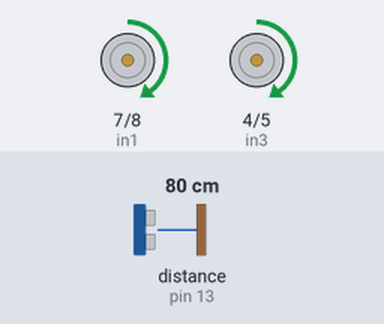
A sketch run on a simulated Arduino Uno, built with avr-gcc and run on an emulated ATmega328P. Parts: motor-driver pin pairs drawn as motors (green arrow = first pin HIGH = forward, orange = second pin HIGH = backward, longer = more drive, scaled by the enable pin). The inputs (shaded band) are chosen by the test bench; at power-on: distance to the obstacle (sensor on pin 13) 80 cm. The echo pulse lasts 58.3 µs per cm.

Above: at 2.2 s.
2.3 s: distance to the obstacle (sensor on pin 13) set to 56 cm
3.8 s: distance to the obstacle (sensor on pin 13) set to 45 cm
At 5.0 s:
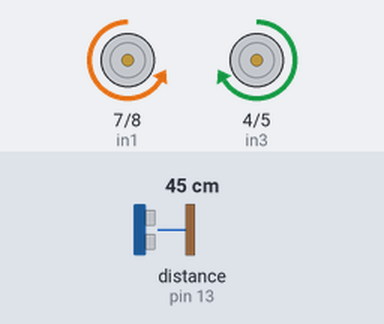
5.3 s: distance to the obstacle (sensor on pin 13) set to 60 cm
At 6.6 s:
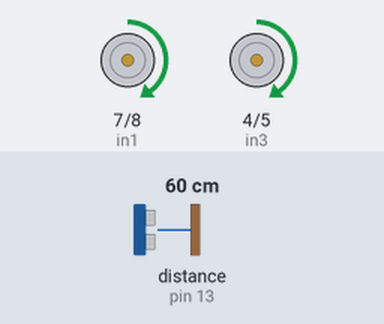
6.9 s: distance to the obstacle (sensor on pin 13) set to 2 cm
At 7.2 s:
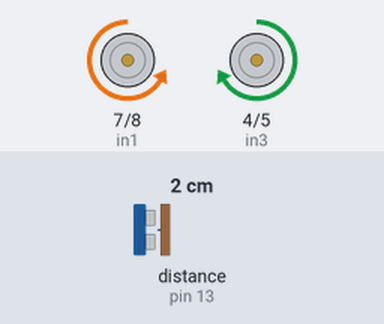
Timing chart, 0 to 9.4 s (numbered marks = the images above; inputs shaded):
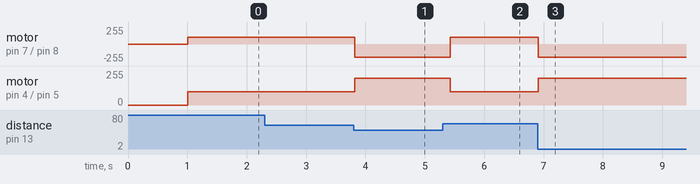

Measured:
- the behaviour switches between 51 and 50 cm on distance to the obstacle (sensor on pin 13) (found by bisection; images 0 and 1)
- after the input at 2.3 s, every drawn part: stays the same
- after the input at 3.8 s, motor on pin 7 (in1) / pin 8 (in2): forward 100/255 → backward 200/255 at once; motor on pin 4 (in3) / pin 5 (in4): forward 100/255 → forward 200/255 at once
- after the input at 5.3 s, motor on pin 7 (in1) / pin 8 (in2): backward 200/255 → forward 100/255 after 0.13 s; motor on pin 4 (in3) / pin 5 (in4): forward 200/255 → forward 100/255 after 0.13 s
- after the input at 6.9 s, motor on pin 7 (in1) / pin 8 (in2): forward 100/255 → backward 200/255 at once; motor on pin 4 (in3) / pin 5 (in4): forward 100/255 → forward 200/255 at once

The sketch:

3.0.ino
```cpp
// Motor A connections
int enA = 9;
int in1 = 7;
int in2 = 8;
// Motor B connections
int enB = 3;
int in3 = 4;
int in4 = 5;

int fast = 200;
int slow = 100;

unsigned long previous_time = 0;  // store previous timestamp
unsigned long current_time = 0;   // store current timestamp
unsigned long time_elapsed = 0;

//ultrasound sensor
// include newping library
#include "NewPing.h"
// define trigger and echo pins
#define TRIG_PIN 12
#define ECHO_PIN 13
// max distance to ping for (cm)
#define MAX_DISTANCE 50
int distance = 0;
// set up newping object
NewPing sonar(TRIG_PIN, ECHO_PIN, MAX_DISTANCE);
bool detected = 0;

void setup() {
	// Set all the motor control pins to outputs
	pinMode(enA, OUTPUT);
	pinMode(enB, OUTPUT);
	pinMode(in1, OUTPUT);
	pinMode(in2, OUTPUT);
	pinMode(in3, OUTPUT);
	pinMode(in4, OUTPUT);

	// Turn off motors - Initial state
	digitalWrite(in1, LOW);
	digitalWrite(in2, LOW);
	digitalWrite(in3, LOW);
	digitalWrite(in4, LOW);

  // for debugging
  Serial.begin(9600);
  // Serial.println("test"); to print data

  previous_time = millis();
  delay(1000);

}//setup

void forward() {
  //Motor speed
  analogWrite(enA, fast);
  analogWrite(enB, fast);
  //eng 1
  digitalWrite(in1, LOW);
  digitalWrite(in2, HIGH);
  //eng 2
  digitalWrite(in3, HIGH);
  digitalWrite(in4, LOW);
}//forward

void back() {
  //Motor speed
  analogWrite(enA, slow);
  analogWrite(enB, slow);
  //eng 1
  digitalWrite(in1, HIGH);
  digitalWrite(in2, LOW);
  //eng 2
  digitalWrite(in3, LOW);
  digitalWrite(in4, HIGH);
}//back

void right() {
  //Motor speed
  analogWrite(enA, slow);
  analogWrite(enB, slow);
  //eng 1
  digitalWrite(in1, LOW);
  digitalWrite(in2, HIGH);
  //eng 2
  digitalWrite(in3, LOW);
  digitalWrite(in4, HIGH);
}//right

void left() {
  //Motor speed
  analogWrite(enA, slow);
  analogWrite(enB, slow);
  //eng 1
  digitalWrite(in1, HIGH);
  digitalWrite(in2, LOW);
  //eng 2
  digitalWrite(in3, HIGH);
  digitalWrite(in4, LOW);
}//forward

void stop() {
  //Motor speed
  analogWrite(enA, slow);
  analogWrite(enB, slow);
  //eng 1
  digitalWrite(in1, LOW);
  digitalWrite(in2, LOW);
  //eng 2
  digitalWrite(in3, LOW);
  digitalWrite(in4, LOW);
}//stop

int sight() {
  distance = sonar.ping_cm();
/*   Serial.print("Distance = ");
  Serial.print(distance);
  Serial.println(" cm");
  delay(500); */

  if (distance == 0){
    detected = 0;
  }else{
    detected = 1;
  }

  return detected;
  // 1 means it detects object
} //sight

void loop() {
  //utrasound
  detected = sight();

  //set current time
  current_time = millis();
  time_elapsed = current_time - previous_time;

  //start
  if (detected == 0) {
    left();
  }
  else {
    forward();
    delay(250);

  }

  delay(15);

}//loop
```
